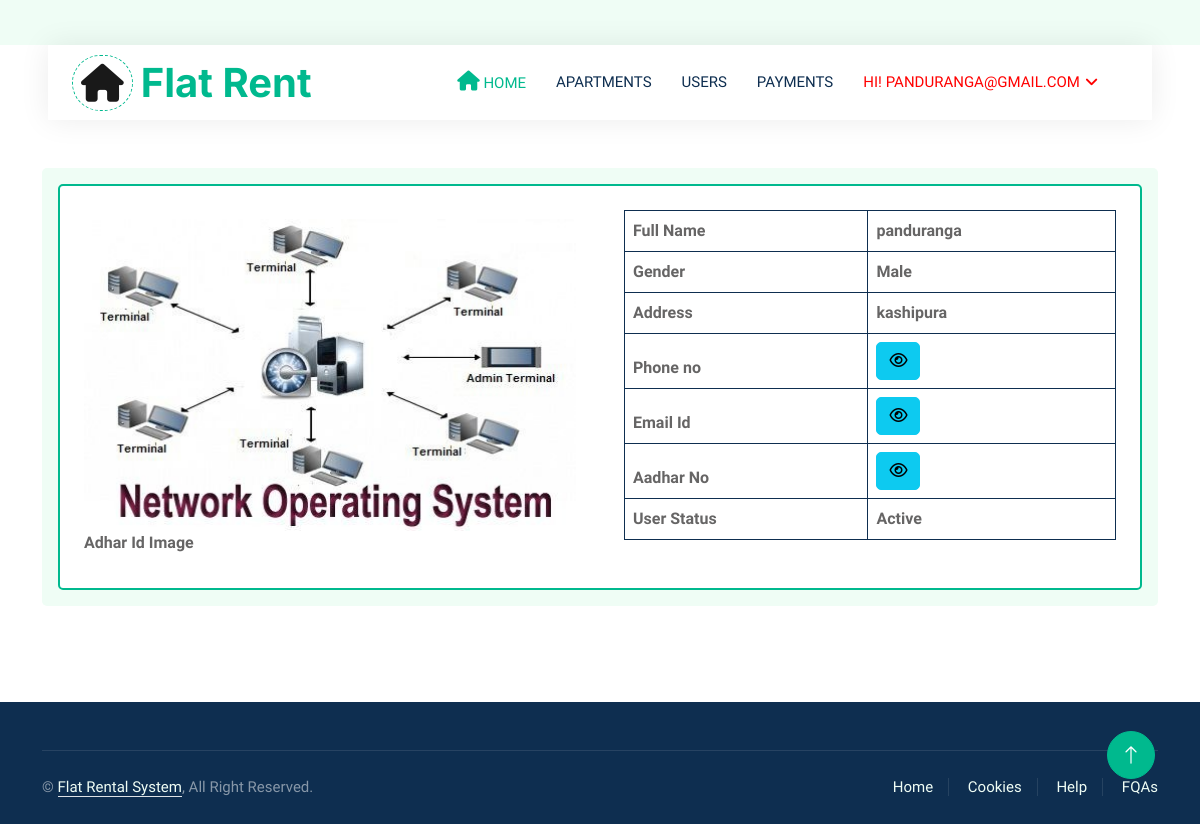
The page /user_profile/ (signed in) on the database its author committed.
### Flatapp/models.py (models this page shows, shortened)
class Registration(models.Model):
    user = models.ForeignKey(User, on_delete=models.CASCADE, null=True, blank=True)
    address = models.CharField(max_length=100, null=True, blank=True)
    mobile = models.CharField(max_length=100, null=True, blank=True)
    aadhar = models.CharField(max_length=100, null=True, blank=True)
    sec_question = models.CharField(max_length=200, null=True, blank=True)
    answer = models.CharField(max_length=200, null=True, blank=True)
    aadhar_img = models.FileField(null=True, blank=True)
    gender = models.CharField(max_length=200, null=True, blank=True)
    status = models.IntegerField(choices=STATUS, default=1)
    creationdate = models.DateTimeField(auto_now_add=True)

### Flatapp/views.py (the view)
# urls.py: path('user_profile/', user_profile, name="user_profile"),
@login_required(login_url='/user_login/')
def user_profile(request):
    data = Registration.objects.get(user=request.user)
    return render(request, "user_profile.html", locals())

### Flatapp/templates/user_profile.html (shortened to what this page needs)
{% extends 'index.html' %}
{% load static %}
{% block body %}
<link rel="stylesheet" href="https://cdnjs.cloudflare.com/ajax/libs/font-awesome/6.2.0/css/all.min.css" />
        <div class="container-xxl py-5">
            <div class="container">
                <div class="bg-light rounded p-3">
                    <div class="bg-white rounded p-4 border border-2 border-primary" style="border: 1px dashed rgba(0, 185, 142, .3)">
                        <div class="row g-5 align-items-center">
                            <div class="col-lg-6 wow fadeIn" data-wow-delay="0.1s">
                                <img class="img-fluid rounded w-100" src="{{data.aadhar_img.url}}" alt="">
                                <b>Adhar Id Image</b>
                            </div>
                            <div class="col-lg-6 wow fadeIn" data-wow-delay="0.5s">
                                <div class="mb-4">
                                    <table class="table table-bordered border-dark">
                                        <thead>
                                        <tr>
                                            <th>Full Name</th>
                                            <th>{{data.user.first_name}}</th>
                                        </tr>
                                        <tr>
                                            <th>Gender</th>
                                            <th>{{data.gender}}</th>
                                        </tr>
                                        <tr>
                                            <th>Address</th>
                                            <th>{{data.address}}</th>
                                        </tr>
                                        <tr>
                                            <th>Phone no</th>
                                            <th>
                                                <button type="button" class="btn btn-info" id="mobile-btn-{{forloop.counter}}" onclick="togglePassword('mobile-{{forloop.counter}}', this.id)"><i class="fa fa-eye"></i></button>
                                            </th>
                                        </tr>
                                        <tr>
                                            <th>Email Id</th>
                                            <th>
                                                <button type="button" class="btn btn-info" id="email-btn-{{forloop.counter}}" onclick="togglePassword('email-{{forloop.counter}}', this.id)"><i class="fa fa-eye"></i></button>
                                            </th>
                                        </tr>
                                        <tr>
                                            <th>Aadhar No</th>
                                            <th>
                                                <button type="button" class="btn btn-info" id="aadhar-btn-{{forloop.counter}}" onclick="togglePassword('aadhar-{{forloop.counter}}', this.id)"><i class="fa fa-eye"></i></button>
                                            </th>
                                        </tr>
                                        <tr>
                                            <th>User Status</th>
                                            <th>
                                                {% if data.status %}
                                                    Active
                                                {% else %}
                                                    Inactive
                                                {% endif %}
                                            </th>
                                        </tr>
                                        </thead>
                                    </table>
                                </div>
                            </div>
                        </div>
                    </div>
                </div>
            </div>
        </div>
{% endblock %}

### Flatapp/templates/index.html (shortened to what this page needs)
<!DOCTYPE html>
{% load static %}
<html lang="en">
<head>
    <link href="https://cdnjs.cloudflare.com/ajax/libs/font-awesome/5.10.0/css/all.min.css" rel="stylesheet">
    <link href="https://cdn.jsdelivr.net/npm/bootstrap-icons@1.4.1/font/bootstrap-icons.css" rel="stylesheet">
    <link href="{% static 'lib/animate/animate.min.css' %}" rel="stylesheet">
    <link href="{% static 'lib/owlcarousel/assets/owl.carousel.min.css' %}" rel="stylesheet">
    <link href="{% static 'css/bootstrap.min.css' %}" rel="stylesheet">
    <link rel="stylesheet" href="https://cdnjs.cloudflare.com/ajax/libs/font-awesome/4.7.0/css/font-awesome.min.css">
    <link href="{% static 'css/style.css' %}" rel="stylesheet">
</head>
<body>
    <div class="container-xxl bg-white p-0">
        <div class="container-fluid nav-bar bg-transparent">
            <nav class="navbar navbar-expand-lg bg-white navbar-light py-0 px-4">
                <a href="/" class="navbar-brand d-flex align-items-center text-center">
                    <div class="icon p-2 me-2">
                        <i class="fa fa-home" style='font-size:38px;'></i>
                    </div>
                    <h1 class="m-0 text-primary">Flat Rent</h1>
                </a>
                <div class="collapse navbar-collapse" id="navbarCollapse">
                    <div class="navbar-nav ms-auto">
                        <a href="/" class="nav-item nav-link active"><i class='fas fa-home' style='font-size:20px'></i> Home</a>
                        {% if request.user.is_authenticated %}
                            {% if request.user.is_staff %}
                                <a href="/owner_table/" class="nav-item nav-link"> Owners</a>
                                <a href="/user_table/" class="nav-item nav-link"> Users</a>
                                <a href="/apartment_admtable/" class="nav-item nav-link"> Apartments</a>
                                <a href="/feedback/" class="nav-item nav-link"> Feedbacks</a>
                                <div class="nav-item dropdown">
                                    <a href="#" class="nav-link dropdown-toggle" data-bs-toggle="dropdown" style="color:red"> Hi! {{ request.user.username }}</a>
                                    <div class="dropdown-menu rounded-0 m-0">
                                        <a href="/admin_change_password/" class="dropdown-item">Change Password</a>
                                        <a href="/logout_user/" class="dropdown-item">Logout</a>
                                    </div>
                                </div>
                        {% elif request.user.owner_set.all %}
                                <a href="/apartment_table/" class="nav-item nav-link"> Apartments</a>
                                <a href="/user_booking_list/" class="nav-item nav-link"> Users</a>
                                <a href="/user_payment/" class="nav-item nav-link"> Payments</a>
                                <div class="nav-item dropdown">
                                    <a href="#" class="nav-link dropdown-toggle" style="color:red" data-bs-toggle="dropdown"> Hi! {{ request.user.username }}</a>
                                </div>
                        {% endif %}
                    {% endif %}
                </div>
            </nav>
        </div>
{% block body %}
{% endblock %}
        <div class="container-fluid bg-dark text-white-50 footer pt-5 mt-5 wow fadeIn" data-wow-delay="0.1s">
            <div class="container">
                <div class="copyright">
                    <div class="row">
                        <div class="col-md-6 text-center text-md-start mb-3 mb-md-0">
                            &copy; <a class="border-bottom" href="#">Flat Rental System</a>, All Right Reserved.
								</div>
                        <div class="col-md-6 text-center text-md-end">
                            <div class="footer-menu">
                                <a href="">Home</a>
                                <a href="">Cookies</a>
                                <a href="">Help</a>
                                <a href="">FQAs</a>
                            </div>
                        </div>
                    </div>
                </div>
            </div>
        </div>
        <a href="#" class="btn btn-lg btn-primary btn-lg-square back-to-top"><i class="bi bi-arrow-up"></i></a>
    </div>
</body>
</html>

### Flatapp/static/css/style.css (style rules this page uses)
:root { --primary: #00B98E; --secondary: #FF6922; --light: #EFFDF5; --dark: #0E2E50; }
.back-to-top { position: fixed; display: none; right: 45px; bottom: 45px; z-index: 99; }
.btn { transition: .5s; }
.btn.btn-primary, .btn.btn-secondary { color: #FFFFFF; }
.btn-lg-square { width: 48px; height: 48px; }
.btn-square, .btn-sm-square, .btn-lg-square { padding: 0; display: flex; align-items: center; justify-content: center; font-weight: normal; border-radius: 50px; }
.nav-bar { position: relative; margin-top: 45px; padding: 0 3rem; transition: .5s; z-index: 9999; }
.navbar { box-shadow: 0 0 30px rgba(0, 0, 0, .08); }
.navbar .dropdown-toggle::after { border: none; content: "\f107"; font-family: "Font Awesome 5 Free"; font-weight: 900; vertical-align: middle; margin-left: 5px; transition: .5s; }
.navbar-light .navbar-nav .nav-link { margin-right: 30px; padding: 25px 0; color: #FFFFFF; font-size: 15px; text-transform: uppercase; outline: none; }
.navbar-light .navbar-nav .nav-link:hover, .navbar-light .navbar-nav .nav-link.active { color: var(--primary); }
.navbar-light .navbar-brand { height: 75px; }
.navbar-light .navbar-nav .nav-link { color: var(--dark); font-weight: 500; }
.icon { padding: 15px; display: inline-flex; align-items: center; justify-content: center; background: #FFFFFF !important; border-radius: 50px; border: 1px dashed var(--primary) !important; }
.footer .copyright { padding: 25px 0; font-size: 15px; border-top: 1px solid rgba(256, 256, 256, .1); }
.footer .copyright a { color: var(--light); }
.footer .footer-menu a { margin-right: 15px; padding-right: 15px; border-right: 1px solid rgba(255, 255, 255, .1); }
.footer .footer-menu a:last-child { margin-right: 0; padding-right: 0; border-right: none; }

### rows shown on the page
Registration: aadhar_img (picture), user.first_name "panduranga", gender "Male", address "kashipura"

### other values the page prints
{{ request.user.username }} "PANDURANGA@GMAIL.COM"
